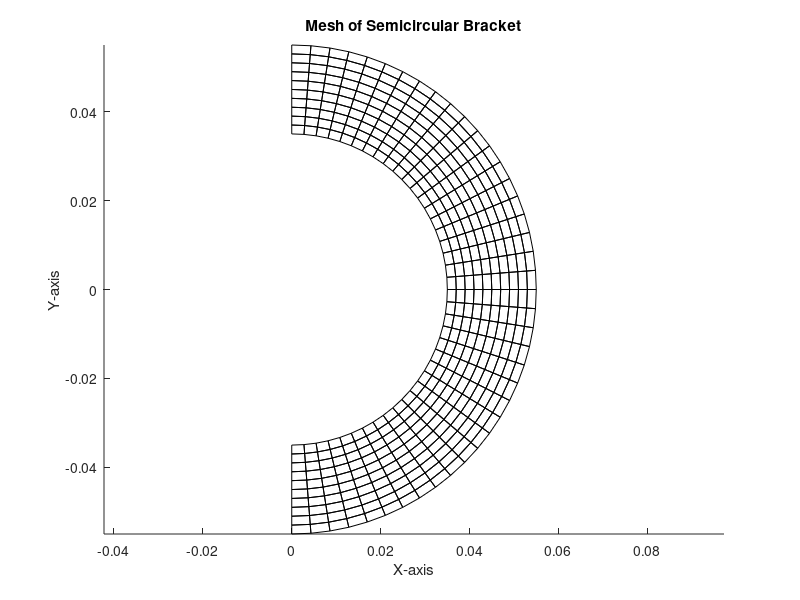

Recreate this plot in MATLAB. (Note: this script raises an error after producing the figure.)
%Project 2: Finite Element Solution for a Curved Bracket
%Name: Arjun Posarajah Student#:1004881737

%%%% Meshing Section %%%%
% Parameters/Properties
inner_radius = 35E-3; 
outer_radius = 55E-3; 
width = 20E-3; 
thickness = 2E-3; 
num_theta = 40;                    % Circumferential Number of Elements
num_radial = 10;                   % Radial Number of Elements
elastic_modulus = 200e9; 
poisson_ratio = 0.3; 
applied_force = 4e3; % in Newtons

% Generate coordinates for nodes
theta_vals = linspace(-pi/2, pi/2, num_theta + 1);                 % Angle range from -pi/2 to pi/2
radial_vals = linspace(inner_radius, outer_radius, num_radial + 1);     % Radial values from inner to outer radius

% Create nodes 
nodes = zeros((num_theta + 1) * (num_radial + 1), 2);
node_index = 1;
for i = 1:(num_radial + 1)
    for j = 1:(num_theta + 1)
        nodes(node_index, 1) = radial_vals(i) * cos(theta_vals(j));        % Convert polar to Cartesian coordinates
        nodes(node_index, 2) = radial_vals(i) * sin(theta_vals(j));
        node_index = node_index + 1;
    end
end

% The position of each node in the mesh to draw isoparametric elements
elements = zeros(num_theta * num_radial, 5);
element_index = 1;
for i = 1:num_radial
    for j = 1:num_theta
        node1 = (i - 1) * (num_theta+1) + j;      %Example: When dividing by 10 radial elements, 11 nodes will happen which is why we add by 1      
        node2 = node1 + 1;
        node3 = node1 + num_theta + 2;
        node4 = node1 + num_theta + 1;
        elements(element_index, :) = [node1, node2, node3, node4, node1];       % Store contour numbers element by element column wise.
        element_index = element_index + 1;
    end
end

% Plotting the mesh
figure;
hold on;
for i = 1:size(elements, 1)
    n = elements(i, :);
    x = nodes(n, 1);
    y = nodes(n, 2);
    plot(x, y, 'k'); % Plotting edges of each element
end
xlabel('X-axis');
ylabel('Y-axis');
title('Mesh of Semicircular Bracket');
axis equal;
hold off;

% Identify fixed nodes
fixed_nodes = [1, num_theta + 1, (num_theta + 1) * num_radial + 1, (num_theta + 1) * (num_radial + 1)];

% Initialize global stiffness matrix
num_nodes = (num_theta + 1) * (num_radial + 1);
K_global = zeros(2 * num_nodes, 2 * num_nodes);

% Loop over elements
for elem = 1:size(elements, 1)
    % Get nodal coordinates of the element
    nodes_elem = elements(elem, :);
    x_elem = nodes(nodes_elem, 1);
    y_elem = nodes(nodes_elem, 2);
    
    % Compute element stiffness matrix for quadrilateral element
    [K_elem] = compute_quadrilateral_element_stiffness(x_elem, y_elem, D);
    
    % Assemble element stiffness matrix into the global stiffness matrix
    K_global = assemble_global_stiffness(K_global, K_elem, nodes_elem);
end

% Apply fixed boundary conditions
K_global_reduced = remove_rows_and_columns(K_global, fixed_nodes);

% Function to remove rows and columns associated with fixed nodes
function [K_reduced] = remove_rows_and_columns(K, fixed_nodes)
    % Remove rows and columns associated with fixed nodes
    K_reduced = K;
    K_reduced(fixed_nodes, :) = [];
    K_reduced(:, fixed_nodes) = [];
end
% Function to compute element stiffness matrix for quadrilateral element
function [K_elem] = compute_quadrilateral_element_stiffness(x, y, D)
 % Assuming linear quadrilateral elements

 % Compute derivatives of shape functions with respect to xi and eta
dN_dxi = [-0.25*(1-y); 0.25*(1-y); 0.25*(1+y); -0.25*(1+y)];
dN_deta = [-0.25*(1-x), -0.25*(1+x), 0.25*(1+x), 0.25*(1-x)];

% Jacobian matrix
J = [dN_dxi * x, dN_deta * x; dN_dxi * y, dN_deta * y];
    
    % Inverse of Jacobian matrix
    invJ = inv(J);
    
    % Derivatives of shape functions with respect to x and y
    dN_dx = invJ(1, 1) * dN_dxi + invJ(1, 2) * dN_deta;
    dN_dy = invJ(2, 1) * dN_dxi + invJ(2, 2) * dN_deta;
    
    % B matrix (strain-displacement matrix)
    B = zeros(3, 8);
    B(1, 1:2:end) = dN_dx;
    B(2, 2:2:end) = dN_dy;
    B(3, 1:2:end) = dN_dy;
    B(3, 2:2:end) = dN_dx;
    
    % Compute element area
    A = polyarea(x, y);
    
    % Compute element stiffness matrix
    K_elem = A * B' * D * B;
end
